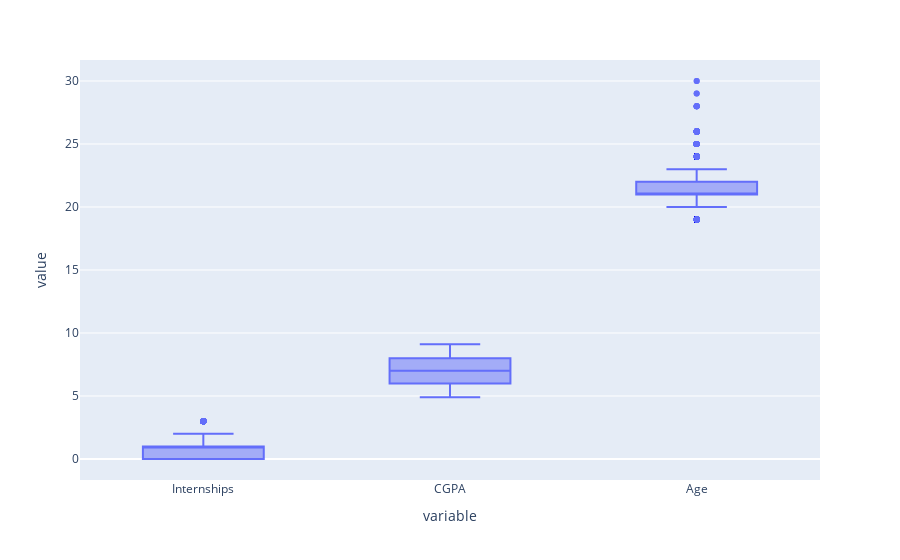

Notebook source saved alongside this figure:
### Code cell
figure = px.box(dataframe, y=['Internships','CGPA', 'Age'])  
figure.show()

### Figure 1 — Plotly figure (JSON) as saved in the notebook; plotly's stock layout.template omitted (floating-point values rounded to 4 significant figures; data arrays with more than 128 entries replaced by an {"elided": "..."} marker saying what was removed)
{"data": [{"alignmentgroup": "True", "hovertemplate": "variable=%{x}<br>value=%{y}<extra></extra>", "legendgroup": "", "marker": {"color": "#636efa"}, "name": "", "notched": false, "offsetgroup": "", "orientation": "v", "showlegend": false, "type": "box", "x": {"elided": "14802 str values"}, "x0": " ", "xaxis": "x", "y": {"elided": "14802 float values"}, "y0": " ", "yaxis": "y"}], "layout": {"boxmode": "group", "legend": {"tracegroupgap": 0}, "margin": {"t": 60}, "xaxis": {"anchor": "y", "domain": [0, 1], "title": {"text": "variable"}}, "yaxis": {"anchor": "x", "domain": [0, 1], "title": {"text": "value"}}}}
